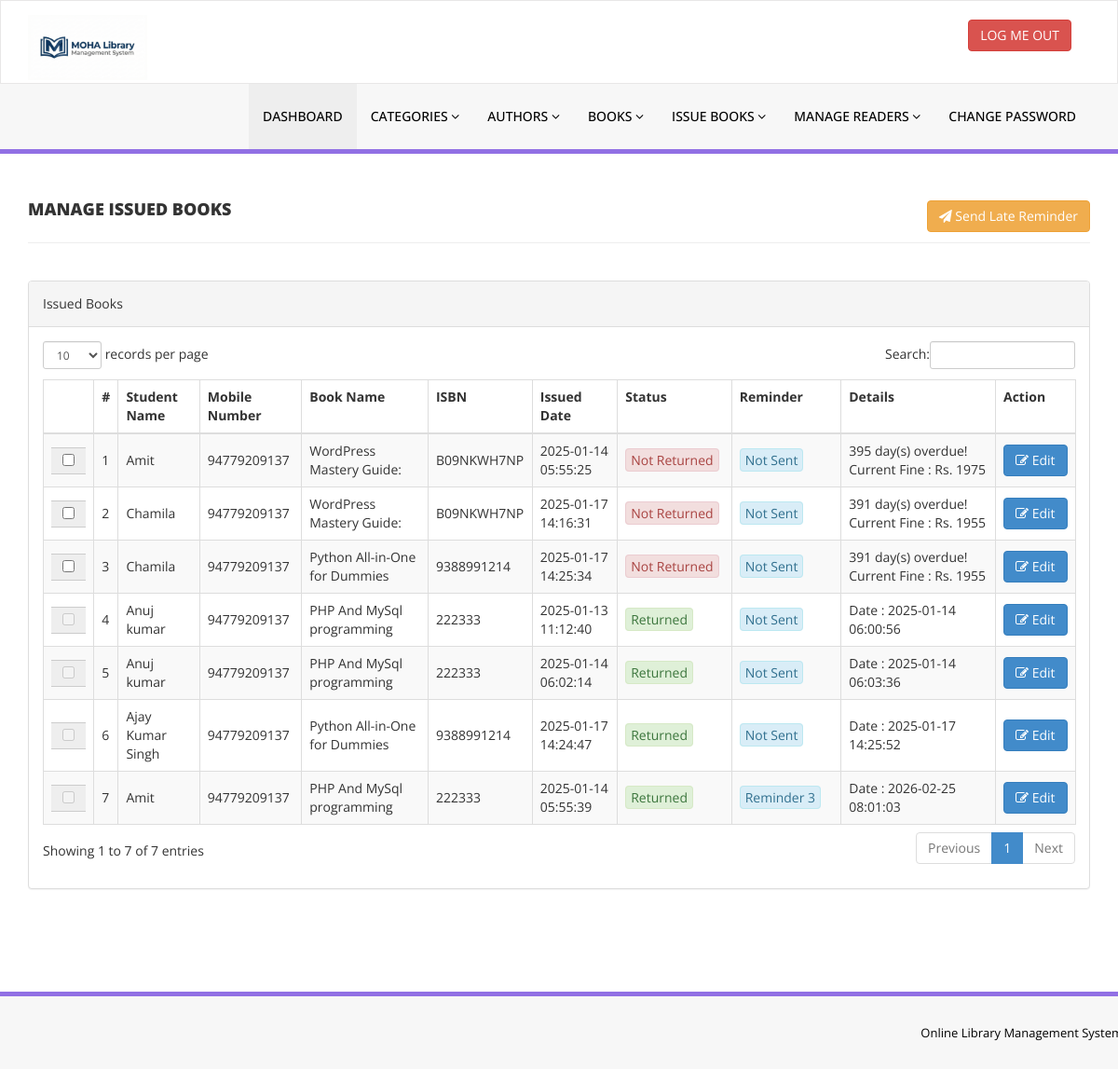
The page /admin/manage-issued-books.php (signed in) on the database as committed earlier.
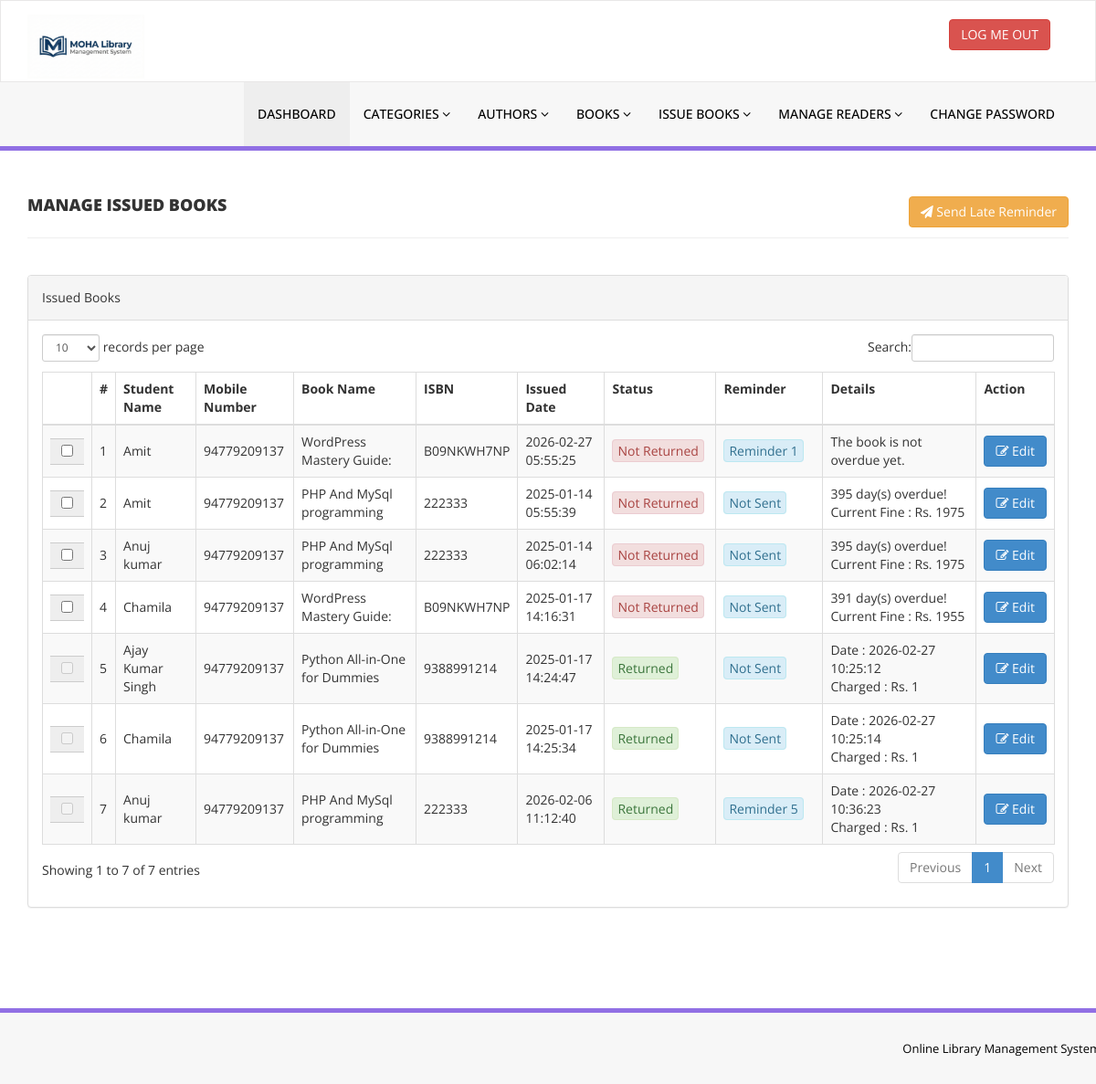
The same page on the database as committed later.
### tables this page shows
CREATE TABLE `tblissuedbookdetails` (
  `id` int(11) NOT NULL,
  `BookId` int(11) DEFAULT NULL,
  `StudentID` varchar(150) DEFAULT NULL,
  `IssuesDate` timestamp NULL DEFAULT current_timestamp(),
  `ReturnDate` timestamp NULL DEFAULT NULL ON UPDATE current_timestamp(),
  `Reminder` int(11) DEFAULT NULL,
  `RetrunStatus` int(1) DEFAULT NULL,
  `fine` int(11) DEFAULT NULL,
  `remark` mediumtext NOT NULL
);

CREATE TABLE `tblstudents` (
  `id` int(11) NOT NULL,
  `StudentId` varchar(100) DEFAULT NULL,
  `FullName` varchar(120) DEFAULT NULL,
  `EmailId` varchar(120) DEFAULT NULL,
  `MobileNumber` char(11) DEFAULT NULL,
  `Password` varchar(120) DEFAULT NULL,
  `Status` int(1) DEFAULT NULL,
  `approval` int(1) DEFAULT NULL,
  `RegDate` timestamp NULL DEFAULT current_timestamp(),
  `UpdationDate` timestamp NULL DEFAULT NULL ON UPDATE current_timestamp()
);

CREATE TABLE `tblbooks` (
  `id` int(11) NOT NULL,
  `BookName` varchar(255) DEFAULT NULL,
  `CatId` int(11) DEFAULT NULL,
  `AuthorId` int(11) DEFAULT NULL,
  `ISBNNumber` varchar(25) DEFAULT NULL,
  `BookPrice` decimal(10,2) DEFAULT NULL,
  `bookImage` varchar(250) NOT NULL,
  `isIssued` int(1) DEFAULT NULL,
  `RegDate` timestamp NULL DEFAULT current_timestamp(),
  `UpdationDate` timestamp NULL DEFAULT NULL ON UPDATE current_timestamp(),
  `bookQty` int(11) DEFAULT NULL
);

### admin/manage-issued-books.php (the view, shortened to what this page needs)
<?php
include('includes/config.php');
if (strlen($_SESSION['alogin']) == 0) {
    header('location:index.php');
} else {
    function checkOverdueStatus($issueDateString)
    {
        $issueDate = new DateTime($issueDateString);
        $dueDate = clone $issueDate;
        $dueDate->modify('+14 days');
        $now = new DateTime();
        if ($now > $dueDate) {
            $diff = $now->diff($dueDate);
            return [
                'is_late' => true,
                'days_late' => $diff->days
            ];
        }
        return [
            'is_late' => false,
            'days_late' => 0
        ];
    }
?>
    <!DOCTYPE html>
    <html xmlns="http://www.w3.org/1999/xhtml">
    <head>
        <link href="assets/css/bootstrap.css" rel="stylesheet" />
        <link href="assets/css/font-awesome.css" rel="stylesheet" />
        <link href="assets/js/dataTables/dataTables.bootstrap.css" rel="stylesheet" />
        <link href="assets/css/style.css" rel="stylesheet" />
    </head>
    <body>
        <?php include('includes/header.php'); ?>
        <div class="content-wrapper">
            <div class="container">
                <div class="row pad-botm">
                    <div class="col-md-12">
                        <h4 class="header-line">Manage Issued Books <button style="float: right;" class="btn btn-warning send-late-reminders"><i class="fa fa-paper-plane"></i> Send Late Reminder</button></h4>
                    </div>
                    <div class="row">
                    </div>
                </div>
                <div class="row">
                    <div class="col-md-12">
                        <div class="panel panel-default">
                            <div class="panel-heading">
                                Issued Books
                            </div>
                            <div class="panel-body">
                                <div class="table-responsive">
                                    <table class="table-issued-books table table-striped table-bordered table-hover" id="dataTables-example">
                                        <thead>
                                            <tr>
                                                <th></th>
                                                <th>#</th>
                                                <th>Student Name</th>
                                                <th>Mobile Number</th>
                                                <th>Book Name</th>
                                                <th>ISBN </th>
                                                <th>Issued Date</th>
                                                <th style="min-width: 105px;">Status</th>
                                                <th style="min-width: 100px;">Reminder</th>
                                                <th style="min-width: 140px;">Details</th>
                                                <th>Action</th>
                                            </tr>
                                        </thead>
                                        <tbody>
                                            <?php $sql = "SELECT tblissuedbookdetails.Reminder, tblissuedbookdetails.fine, tblissuedbookdetails.id, tblstudents.MobileNumber,tblstudents.FullName,tblbooks.BookName,tblbooks.ISBNNumber,tblissuedbookdetails.IssuesDate,tblissuedbookdetails.ReturnDate,tblissuedbookdetails.id as rid from  tblissuedbookdetails join tblstudents on tblstudents.StudentId=tblissuedbookdetails.StudentId join tblbooks on tblbooks.id=tblissuedbookdetails.BookId order by tblissuedbookdetails.ReturnDate ASC";
                                            $query = $dbh->prepare($sql);
                                            $query->execute();
                                            $results = $query->fetchAll(PDO::FETCH_OBJ);
                                            $cnt = 1;
                                            if ($query->rowCount() > 0) {
                                                foreach ($results as $result) {
                                                    $status = checkOverdueStatus($result->IssuesDate);
                                                    ?>
                                                    <tr class="odd gradeX">
                                                        <td class="center">
                                                            <div class="input-group">
                                                                <span class="input-group-addon">
                                                                    <input type="checkbox" <?php echo ($result->ReturnDate == "") ? "" : "disabled" ?>>
                                                                </span>
                                                            </div>
                                                        </td>
                                                        <td class="center"><?php echo htmlentities($cnt); ?></td>
                                                        <td class="center"><?php echo htmlentities($result->FullName); ?></td>
                                                        <td class="center"><?php echo htmlentities($result->MobileNumber); ?></td>
                                                        <td class="center"><?php echo htmlentities($result->BookName); ?></td>
                                                        <td class="center"><?php echo htmlentities($result->ISBNNumber); ?></td>
                                                        <td class="center"><?php echo htmlentities($result->IssuesDate); ?></td>
                                                        <td class="center"><?php if ($result->ReturnDate == "") {
                                                                                $dailyfine = 5;
                                                                                if ($status['is_late']) {
                                                                                    echo ("<span style='padding: 2px 5px;' class='alert alert-danger' role='alert'>Not Returned</span>");
                                                                                } else {
                                                                                    echo ("<span style='padding: 2px 5px;' class='alert alert-danger' role='alert'>Not Returned</span>");
                                                                                }
                                                                            } else {
                                                                                echo ("<span style='padding: 2px 5px;' class='alert alert-success  p-0' role='alert'>Returned</span>");
                                                                            }
                                                                            ?></td>
                                                        <td class="center"><?php if ($result->Reminder == "0") {
                                                                                echo ("<span style='padding: 2px 5px;' class='alert alert-info' role='alert'>Not Sent</span>");
                                                                            } else {
                                                                                echo ("<span style='padding: 2px 5px;' class='alert alert-info' role='alert'>Reminder " . $result->Reminder . "</span>");
                                                                            }
                                                                            ?></td>
                                                        <td class="center"><?php if ($result->ReturnDate == "") {
                                                                                $status = checkOverdueStatus($result->IssuesDate);
                                                                                if ($status['is_late']) {
                                                                                    echo ($status['days_late'] . " day(s) overdue!<br/>Current Fine : Rs. " . ($status['days_late'] * $dailyfine));
                                                                                } else {
                                                                                    echo ("The book is not overdue yet.");
                                                                                }
                                                                            } else {
                                                                                echo ("Date : " . $result->ReturnDate);
                                                                                if($result->fine = "" || $result->fine != 0){
                                                                                    echo ("<br/>Charged : Rs. " . $result->fine);
                                                                                }
                                                                            }
                                                                            ?></td>
                                                        <td class="center">
                                                            <a href="update-issue-bookdeails.php?rid=<?php echo htmlentities($result->rid); ?>"><button class="btn btn-primary"><i class="fa fa-edit "></i> Edit</button>
                                                        </td>
                                                    </tr>
                                            <?php $cnt = $cnt + 1;
                                                }
                                            } ?>
                                        </tbody>
                                    </table>
                                </div>
                            </div>
                        </div>
                    </div>
                </div>
            </div>
        </div>
        <?php include('includes/footer.php'); ?>
    </body>
    </html>
<?php } ?>

### admin/includes/header.php (shortened to what this page needs)
<div class="navbar navbar-inverse set-radius-zero" >
        <div class="container">
            <div class="navbar-header">
                <a class="navbar-brand">
                    <img src="assets/img/logo.png" width="128"/>
                </a>
            </div>
            <div class="right-div">
                <a href="logout.php" class="btn btn-danger pull-right">LOG ME OUT</a>
            </div>
        </div>
    </div>
    <section class="menu-section">
        <div class="container">
            <div class="row ">
                <div class="col-md-12">
                    <div class="navbar-collapse collapse ">
                        <ul id="menu-top" class="nav navbar-nav navbar-right">
                            <li><a href="dashboard.php" class="menu-top-active">DASHBOARD</a></li>
                            <li>
                                <a href="#" class="dropdown-toggle" id="ddlmenuItem" data-toggle="dropdown"> Categories <i class="fa fa-angle-down"></i></a>
                            </li>
                            <li>
                                <a href="#" class="dropdown-toggle" id="ddlmenuItem" data-toggle="dropdown"> Authors <i class="fa fa-angle-down"></i></a>
                            </li>
 <li>
                                <a href="#" class="dropdown-toggle" id="ddlmenuItem" data-toggle="dropdown"> Books <i class="fa fa-angle-down"></i></a>
                            </li>
                           <li>
                                <a href="#" class="dropdown-toggle" id="ddlmenuItem" data-toggle="dropdown"> Issue Books <i class="fa fa-angle-down"></i></a>
                            </li>
                            <li>
                                <a href="#" class="dropdown-toggle" id="ddlmenuItem" data-toggle="dropdown"> Manage Readers <i class="fa fa-angle-down"></i></a>
                            </li>
                            <li><a href="change-password.php">Change Password</a></li>
                        </ul>
                    </div>
                </div>
            </div>
        </div>
    </section>

### admin/includes/footer.php
<section class="footer-section">
     <div class="container">
         <div class="row">
             <div class="col-md-12">
              Online Library Management System
             </div>
         </div>
     </div>
 </section>

### admin/assets/css/style.css (style rules this page uses)
.set-radius-zero { border-radius:0px; -moz-border-radius:0px; -webkit-border-radius:0px; }
.content-wrapper { margin-top: 40px; min-height:800px; padding-bottom:90px; }
.header-line { font-weight:900; padding-bottom:25px; border-bottom:1px solid #eeeeee; text-transform:uppercase; }
.pad-botm { padding-bottom:30px; }
.right-div { float: right; padding: 20px; }
#menu-top a { color:#000; text-decoration:none; font-weight:500; padding: 25px 15px 25px 15px; text-transform:uppercase; }
.menu-section { background-color: #f7f7f7; border-bottom:5px solid #9170E4; width:100% }
.menu-top-active { background-color:#eeeeee; }
.navbar-inverse { background-color: #FFF; border-color: rgba(155, 153, 153, 0.23); }
.navbar { min-height: 90px; margin-bottom: 0px; }
.footer-section { padding:25px 50px 25px 50px; color:#000; font-size:13px; background-color: #f7f7f7; text-align:right; border-top:5px solid #9170E4; }
thead th { vertical-align: top !important; }
tbody td { vertical-align: middle !important; }

Rows that differ between the two databases and show on the page:
changed tblissuedbookdetails (number 1 of 7 on the later page): IssuesDate "2025-01-14 05:55:25" → "2026-02-27 05:55:25"; Reminder (not shown) → "1"; IssuesDate "395" → (not shown); $status['days_late'] * $dailyfine "1975" → (not shown); IssuesDate "day(s) overdue! Current Fine : Rs." → "The book is not overdue yet."; Reminder "Not Sent" → "Reminder"
changed tblissuedbookdetails (number 2 of 7 on the later page): IssuesDate (not shown) → "395"; $status['days_late'] * $dailyfine (not shown) → "1975"; Reminder "3" → (not shown); ReturnDate "2026-02-25 08:01:03" → (not shown); ReturnDate "Returned Date :" → "Not Returned day(s) overdue! Current Fine : Rs."; Reminder "Reminder" → "Not Sent"; moves up the list
changed tblissuedbookdetails (number 3 of 7 on the later page): IssuesDate (not shown) → "395"; $status['days_late'] * $dailyfine (not shown) → "1975"; ReturnDate "2025-01-14 06:03:36" → (not shown); ReturnDate "Returned Date :" → "Not Returned day(s) overdue! Current Fine : Rs."; moves up the list
changed tblissuedbookdetails "Ajay Kumar Singh": ReturnDate "2025-01-17 14:25:52" → "2026-02-27 10:25:12"; fine (not shown) → "1"; moves up the list
changed tblissuedbookdetails (number 6 of 7 on the later page): ReturnDate (not shown) → "2026-02-27 10:25:14"; fine (not shown) → "1"; IssuesDate "391" → (not shown); $status['days_late'] * $dailyfine "1955" → (not shown); ReturnDate "Not Returned day(s) overdue! Current Fine : Rs." → "Returned Date : Charged : Rs."
changed tblissuedbookdetails (number 7 of 7 on the later page): IssuesDate "2025-01-13 11:12:40" → "2026-02-06 11:12:40"; Reminder (not shown) → "5"; ReturnDate "2025-01-14 06:00:56" → "2026-02-27 10:36:23"; fine (not shown) → "1"; Reminder "Not Sent" → "Reminder"
